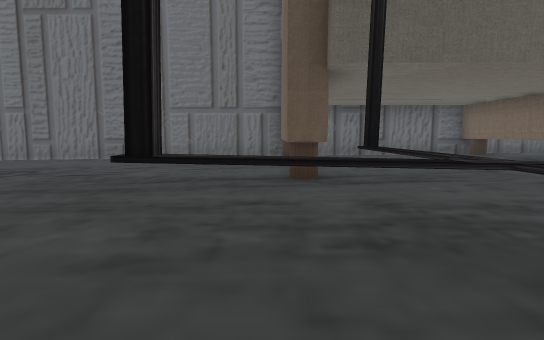
[1] (above)

24 first-person views from a walk through a 3-D level made in the Unity game engine. The camera is 1.5 m above the floor, tilts 6° down and sees 80° across. The floor is counted in squares, 2 m on a side. Each view is taken from the middle of a square. On the plan, view 1 faces up. The plan holds only what a view shows up to about 11 squares ahead; the rest is blank. The place goes on beyond the plan. Some surface patterns are stand-ins.

[2]
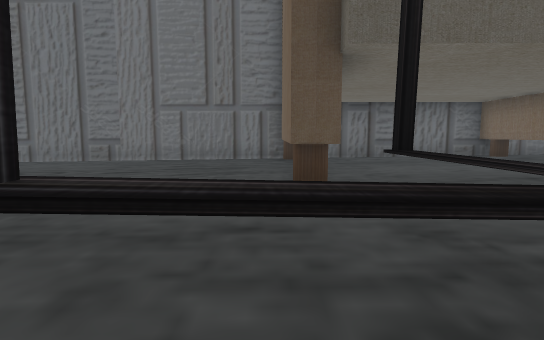

[3]
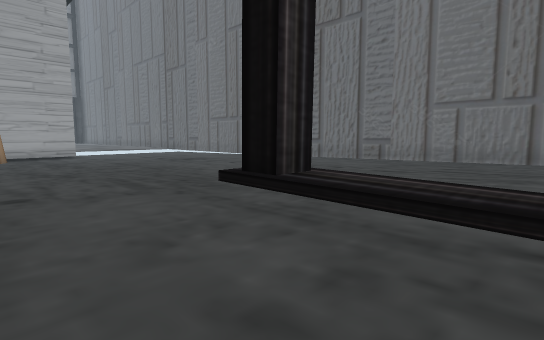

[4]
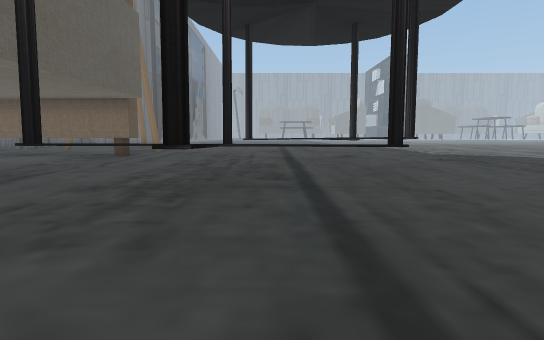

[5]
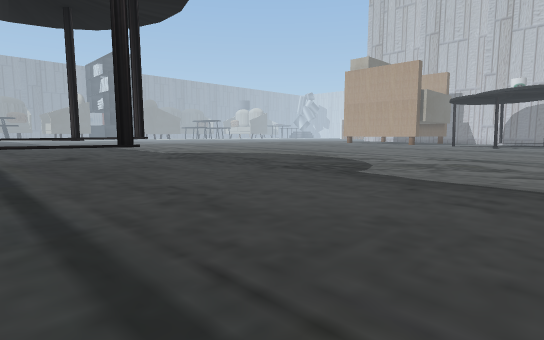

[6]
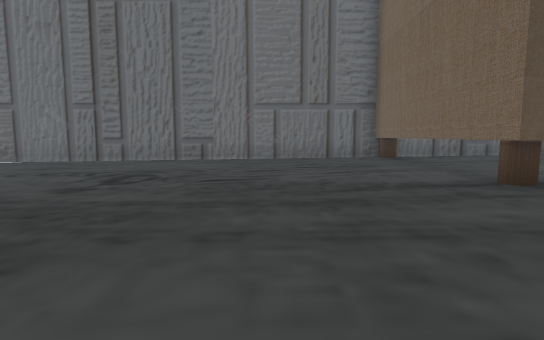

[7]
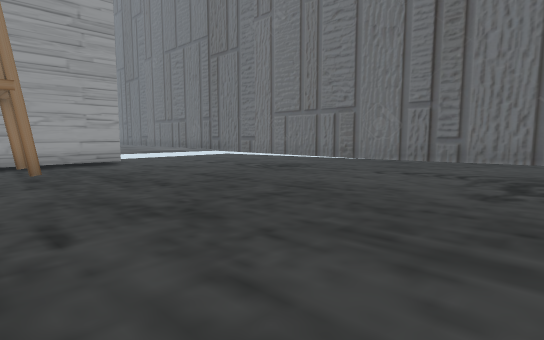

[8]
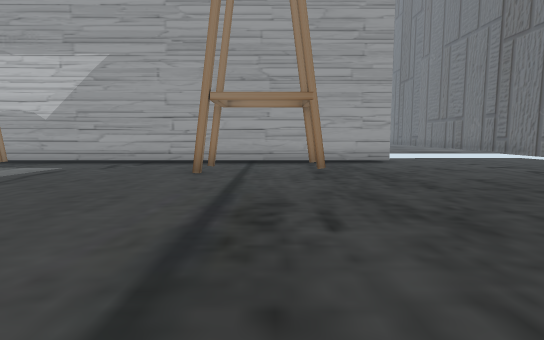

[9]
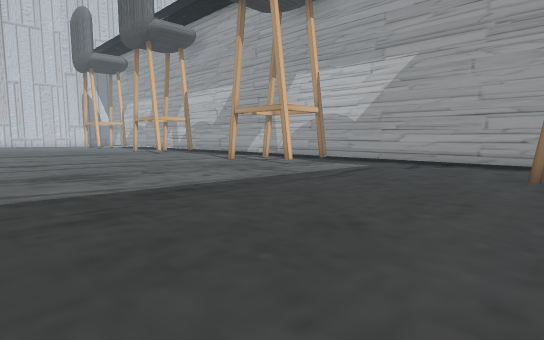

[10]
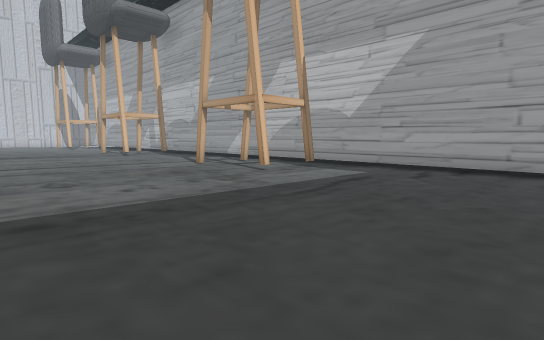

[11]
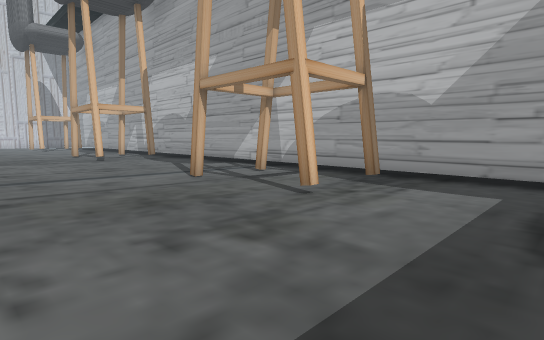

[12]
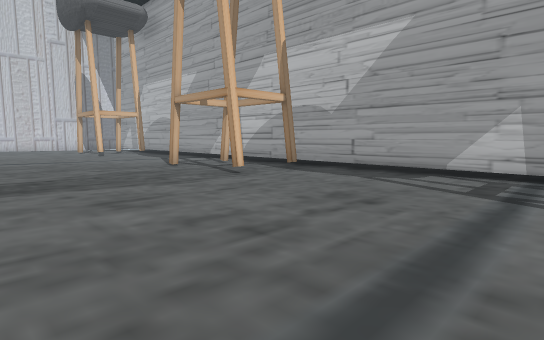

[13]
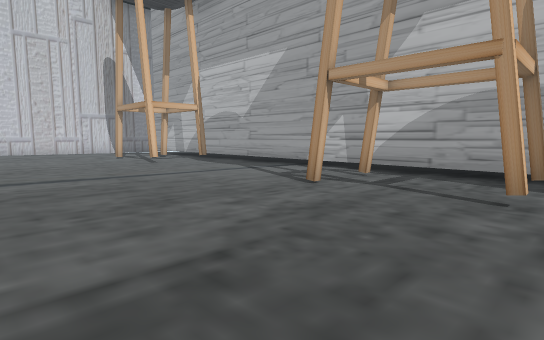

[14]
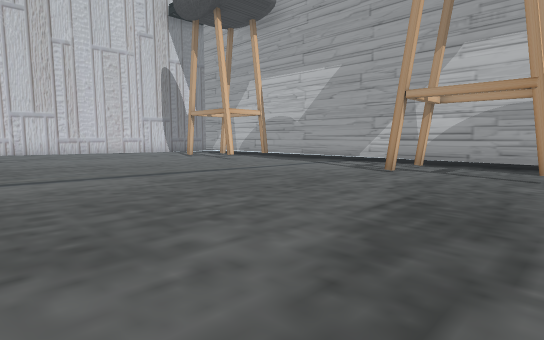

[15]
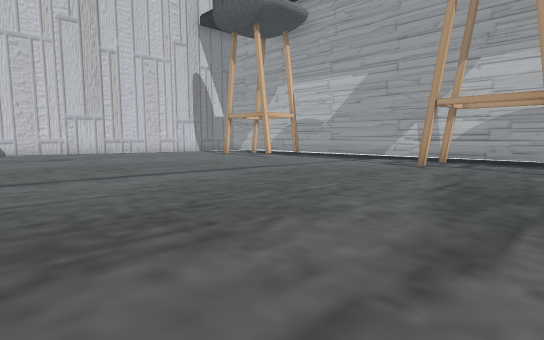

[16]
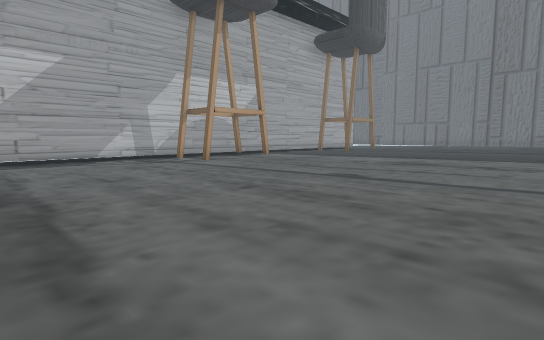

[17]
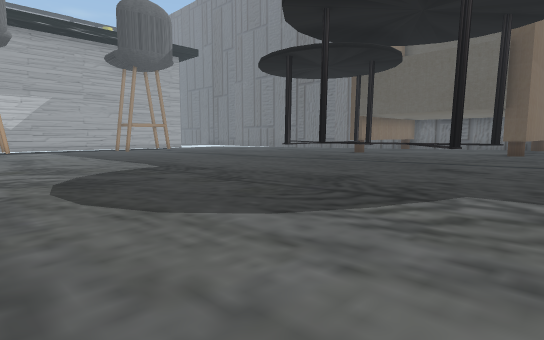

[18]
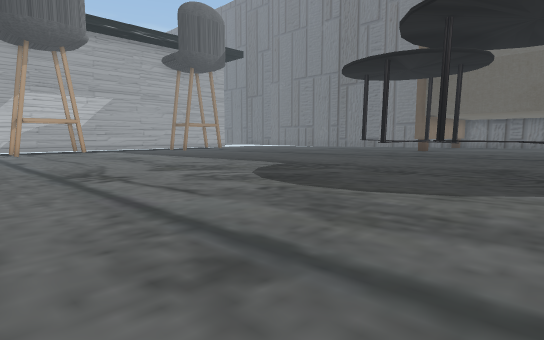

[19]
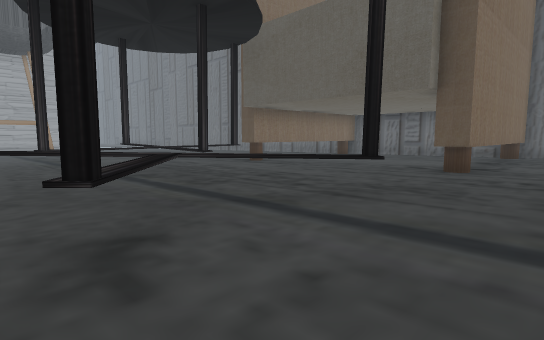

[20]
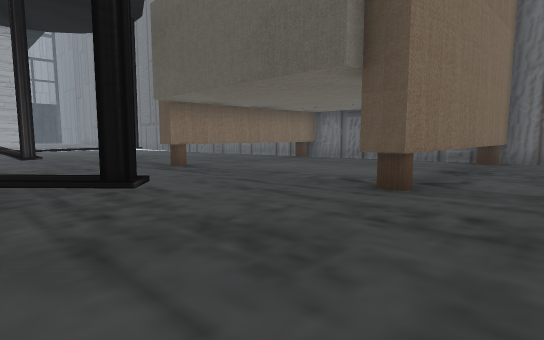

[21]
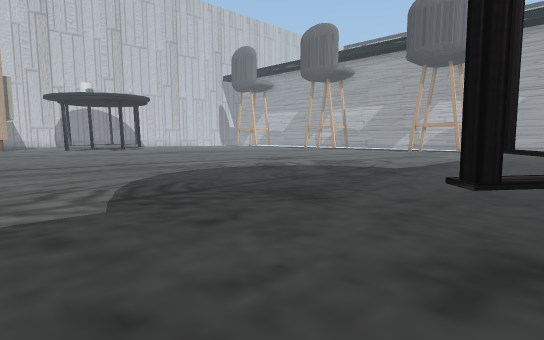

[22]
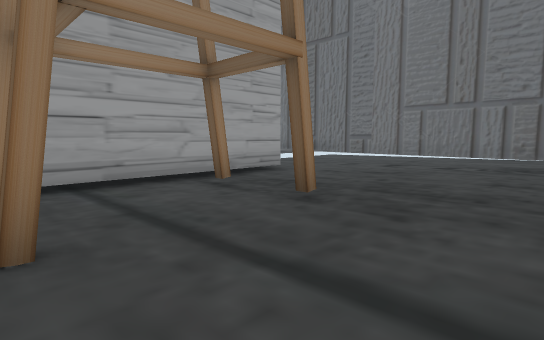

[23]
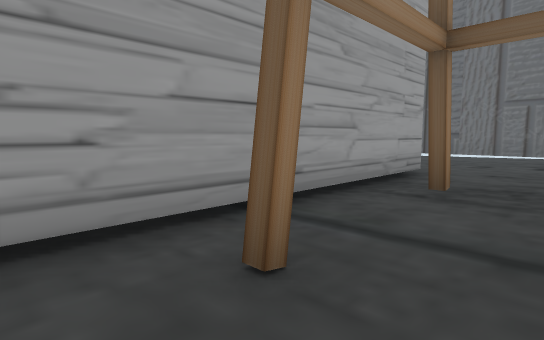

[24]
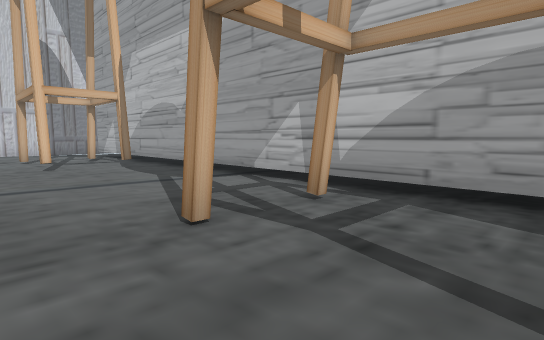

### Floor plan
Key: @ floor where view 1 was taken; # wall or solid block; . main floor; : floor 0.25 m higher than the main floor; - floor 0.25 m lower than the main floor; + floor 0.5 m higher than the main floor; ^ raised ledge; O other object.
Columns run from 16 left of view 1 to 9 right of it. Each row starts with its distance up from view 1.
 12  #########################
 11 -.........:::::::O:++++O++
 10 -.........:::::::#:++++#+
  9 -.........:::::::#:++++#+
  8 -.........:::::::#:++++#+
  7 -..........::::::#::+++#++
  6 --.........::::::O::+++O++
  5 #-.........:::::::::++++++
  4 #-.........:::::::::++++++
  3 #-.........::::::^::++++++
  2 #-..........::::^^^#:++#++
  1 #--.........:::::^:::+^+++
  0 #--.........::::@^:::^++++
 -1 #--.........::::::::^^^#++
 -2 #--.........:::::::::+++++
 -3 #---.........:::::::::++++
 -4 #---.........:::::::::++++
 -5 #---.........:::::::::++++
 -6 #---.........:::::::::++++
 -7 #---.........:::::::::++++
 -8 #----.........:::::::::+++
 -9 #----.........:::::::::+++
-10 #----.........:::::::::++
-11 #----.........:::::::::++
-12 #----.........:::::::::++
-13 #-----.........       ::+
-14 #-----........         :+
-15 #-----........
-16 #-----........
-17 #-----........
-18 #------.......
-19 #------.......
-20 #------.......
-21 #------.......
-22 #------......
-23 #-------.....
-24 #-------.....
-25 #-------.....
-26 #-------.....
-27 #-------.....
-28   ##- -- ....

Positions as (right, up) in squares from view 1, and headings:
1: (0, 0), facing up
2: (0, 1), facing up
3: (0, 1), facing up-left
4: (-3, 1), facing right
5: (-3, 1), facing down-right
6: (-3, 1), facing up
7: (-5, 1), facing up-left
8: (-5, 1), facing left
9: (-5, 0), facing down-left
10: (-7, -1), facing down-left
11: (-9, -4), facing down-left
12: (-8, -10), facing down-left
13: (-8, -15), facing down-left
14: (-5, -15), facing down-left
15: (-3, -15), facing down-left
16: (-3, -16), facing up-left
17: (9, -9), facing up-left
18: (7, -12), facing up-left
19: (9, -2), facing up-left
20: (9, 1), facing up-left
21: (9, -1), facing down-left
22: (-10, -1), facing up-left
23: (-13, -2), facing up-left
24: (-11, -16), facing down-left
